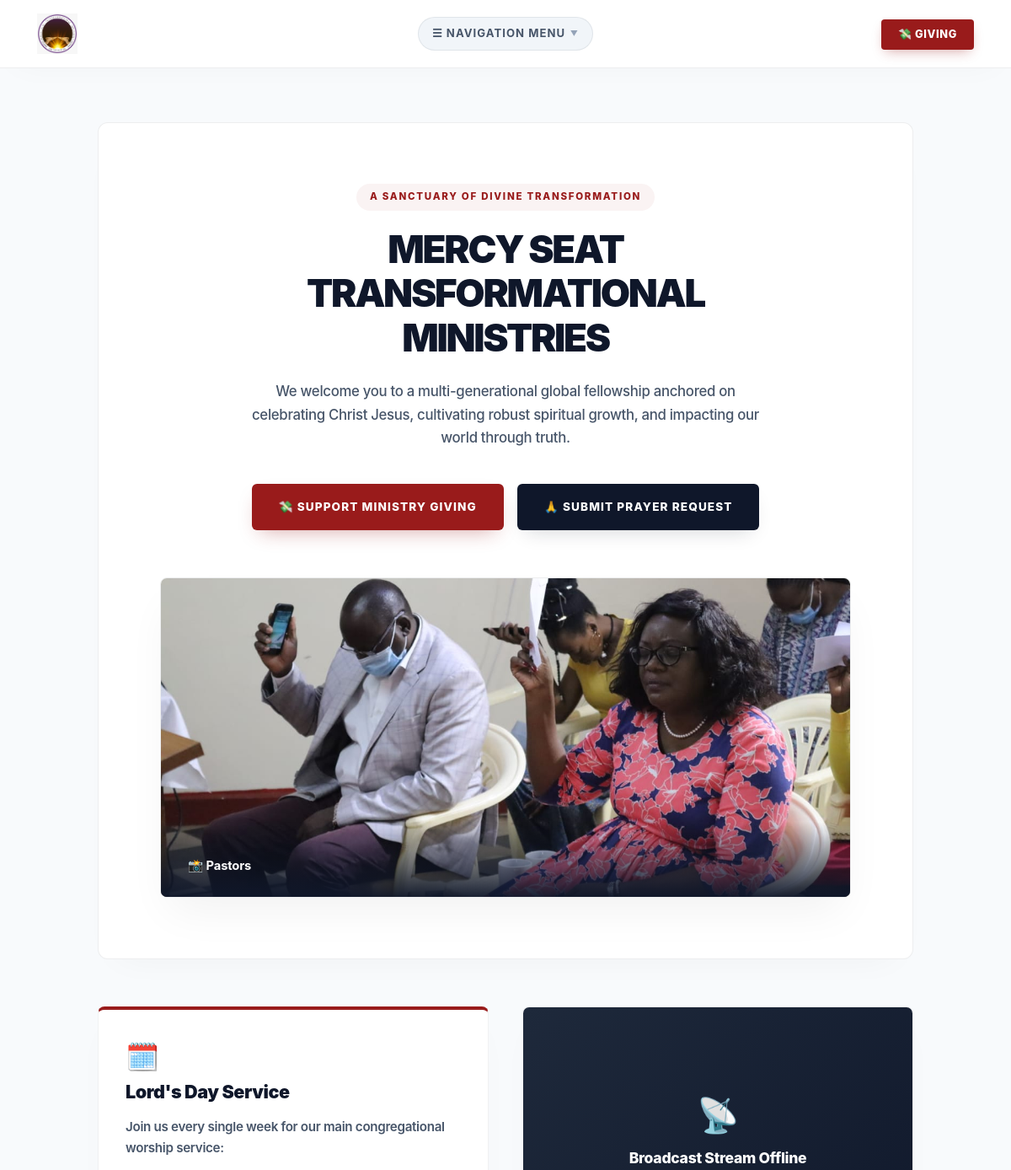
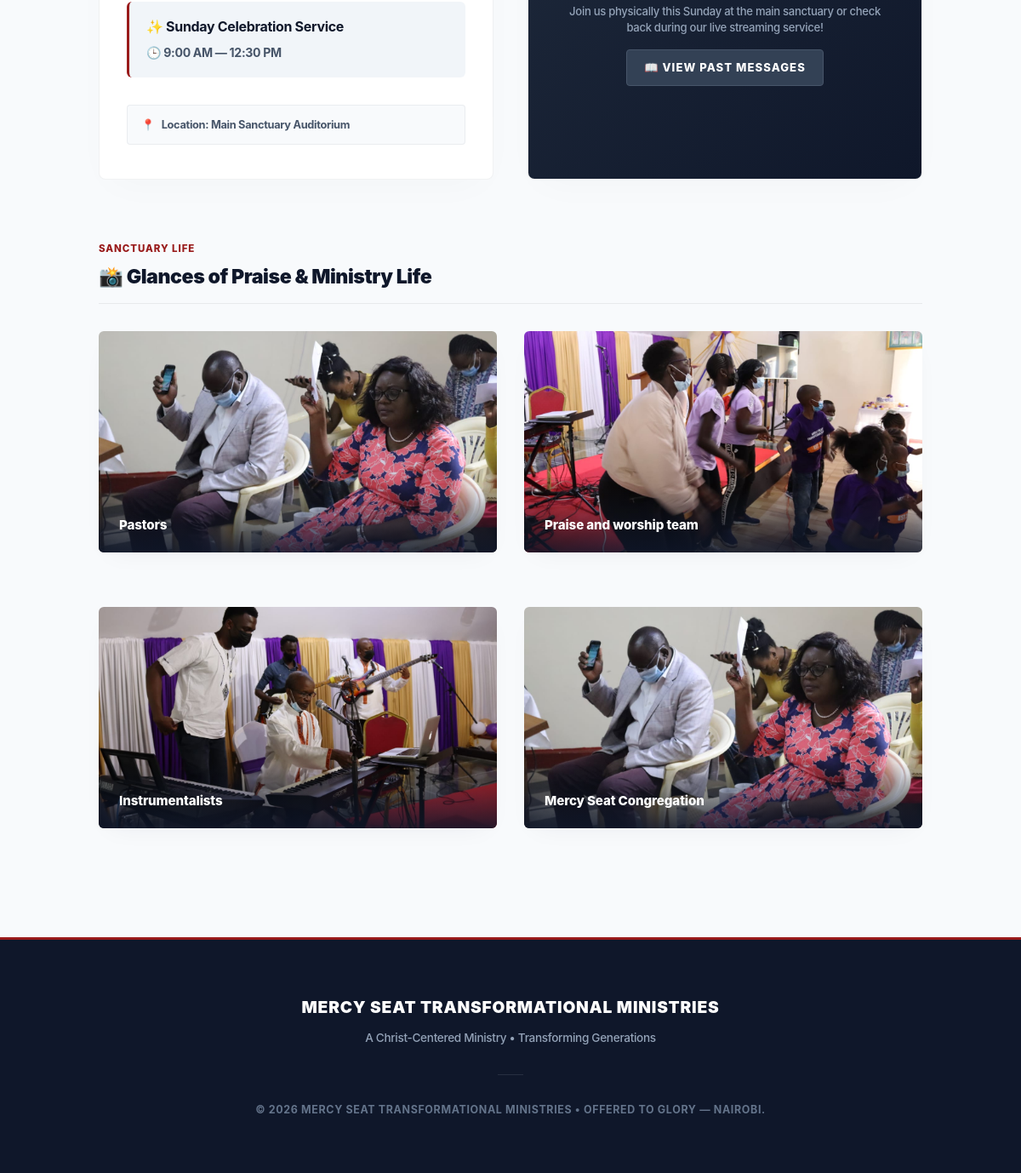
The page / on the database its author committed (2 pictures, top to bottom).
### core/models.py (models this page shows, shortened)
class ChurchGalleryAsset(models.Model):
    title = models.CharField(max_length=200,
                             help_text="Enter a caption for the slide activity (e.g., Sunday Main Worship)")
    image = models.ImageField(upload_to='church_gallery/',
                              help_text="Upload landscape-oriented sanctuary lifestyle pictures")
    uploaded_at = models.DateTimeField(auto_now_add=True)
    class Meta:
        ordering = ['-uploaded_at']

### core/views.py (the view, shortened to what this page needs)
# urls.py: path('', views.church_home, name='church_home'),
def church_home(request):
    church_gallery = ChurchGalleryAsset.objects.all().order_by('-uploaded_at')
    if not church_gallery.exists():
        church_gallery = ChurchImage.objects.all().order_by('-date_uploaded')
    featured_sermon = Sermon.objects.all().order_by('-date_preached').first()
    youtube_video_id = None
    context = {
        'church_gallery': church_gallery,
        'featured_sermon': featured_sermon,
        'youtube_video_id': youtube_video_id,
    }
    return render(request, 'church_home.html', context)

### templates/church_home.html (shortened to what this page needs)
{% extends 'church_base.html' %}
{% block content %}
<div class="container" style="max-width: 1000px; margin: 0 auto; padding: 0 1rem;">
    <div class="sanctuary-card" style="padding: 4.5rem 2rem; background: #ffffff; border: 1px solid rgba(30, 41, 59, 0.08); border-radius: 12px; margin-bottom: 3.5rem; text-align: center; box-shadow: 0 20px 40px -25px rgba(15, 23, 42, 0.05); position: relative; overflow: hidden;">
        <span style="font-size: 0.72rem; font-weight: 800; color: #991b1b; text-transform: uppercase; letter-spacing: 0.15em; display: inline-block; margin-bottom: 1.25rem; background-color: rgba(153, 27, 27, 0.05); padding: 0.4rem 1rem; border-radius: 30px;">
            A Sanctuary of Divine Transformation
        </span>
        <h1 style="font-size: 2.85rem; font-weight: 950; letter-spacing: -0.05em; line-height: 1.15; margin: 0 auto 1.5rem auto; color: #0f172a; max-width: 720px; text-transform: uppercase;">
            MERCY SEAT TRANSFORMATIONAL MINISTRIES
        </h1>
        <p style="font-size: 1.05rem; color: #475569; font-weight: 500; line-height: 1.65; max-width: 620px; margin: 0 auto 2.5rem auto;">
            We welcome you to a multi-generational global fellowship anchored on celebrating Christ Jesus, cultivating robust spiritual growth, and impacting our world through truth.
        </p>
        <div style="display: flex; gap: 1rem; justify-content: center; align-items: center; flex-wrap: wrap; margin-bottom: 3.5rem;">
            <a href="{% url 'church_giving_portal' %}" class="btn-kingdom" style="background-color: #991b1b; color: #ffffff; width: auto; padding: 1rem 2rem; border-radius: 6px; font-size: 0.85rem; box-shadow: 0 10px 25px -10px rgba(153, 27, 27, 0.4);">
                💸 Support Ministry Giving
            </a>
            <a href="{% url 'prayer_desk' %}" class="btn-kingdom" style="background-color: #0f172a; color: #ffffff; width: auto; padding: 1rem 2rem; border-radius: 6px; font-size: 0.85rem; box-shadow: 0 10px 25px -10px rgba(15, 23, 42, 0.2);">
                🙏 Submit Prayer Request
            </a>
        </div>
        <div style="width: 100%; max-width: 820px; height: 380px; overflow: hidden; border-radius: 8px; border: 1px solid rgba(30, 41, 59, 0.08); box-shadow: 0 25px 50px -12px rgba(0, 0, 0, 0.06); position: relative; margin: 0 auto;">
            <div style="display: flex; width: 400%; height: 100%; animation: churchHeroSlider 20s ease-in-out infinite;">
                {% for asset in church_gallery|slice:":4" %}
                    <div style="width: 25%; height: 100%; position: relative; flex-shrink: 0;">
                        <img src="{{ asset.image.url }}" alt="{{ asset.title }}" style="width: 100%; height: 100%; object-fit: cover; display: block;">
                        <div style="position: absolute; bottom: 0; left: 0; right: 0; background: linear-gradient(transparent, rgba(15, 23, 42, 0.95)); padding: 2.5rem 2rem 1.5rem; font-size: 0.92rem; font-weight: 700; color: #ffffff; letter-spacing: -0.01em; text-align: left;">
                            📸 {{ asset.title }}
                        </div>
                    </div>
                {% endfor %}
            </div>
        </div>
    </div>
    <div style="display: grid; grid-template-columns: repeat(auto-fit, minmax(320px, 1fr)); gap: 2.5rem; margin-bottom: 2rem;">
        <div class="sanctuary-card" style="text-align: left; display: flex; flex-direction: column; justify-content: space-between; gap: 2rem; border-top: 4px solid #991b1b; padding: 2.5rem 2rem; margin-bottom: 0; background-color: #ffffff;">
            <div>
                <span style="font-size: 2rem; display: block; margin-bottom: 0.5rem; line-height: 1;">🗓️</span>
                <h3 style="font-size: 1.35rem; font-weight: 900; color: #0f172a; letter-spacing: -0.02em; margin-bottom: 0.75rem;">Lord's Day Service</h3>
                <p style="font-size: 0.95rem; color: #475569; font-weight: 600; line-height: 1.6; margin-bottom: 0.5rem;">Join us every single week for our main congregational worship service:</p>
                <div style="background-color: #f1f5f9; padding: 1rem 1.25rem; border-radius: 6px; border-left: 3px solid #991b1b; margin-top: 1rem;">
                    <strong style="color: #0f172a; font-size: 1rem; display: block; margin-bottom: 0.25rem;">✨ Sunday Celebration Service</strong>
                    <span style="color: #475569; font-size: 0.88rem; font-weight: 700;">🕒 9:00 AM — 12:30 PM</span>
                </div>
            </div>
            <div style="font-size: 0.8rem; color: #475569; font-weight: 700; background-color: #f8fafc; padding: 0.75rem 1rem; border-radius: 4px; border: 1px solid rgba(30, 41, 59, 0.06); display: flex; align-items: center; gap: 0.5rem;">
                📍 <span>Location: Main Sanctuary Auditorium</span>
            </div>
        </div>
        <div class="sanctuary-card" style="text-align: left; display: flex; flex-direction: column; justify-content: space-between; gap: 0; padding: 0; overflow: hidden; border: 1px solid rgba(30, 41, 59, 0.08); margin-bottom: 0; background-color: #ffffff;">
            {% if youtube_video_id %}
                <div style="position: relative; width: 100%; padding-bottom: 56.25%; height: 0; background-color: #0f172a;">
                    <iframe src="https://youtube.com{{ youtube_video_id }}"
                            style="position: absolute; top: 0; left: 0; width: 100%; height: 100%; border: none;"
                            allow="accelerometer; autoplay; clipboard-write; encrypted-media; gyroscope; picture-in-picture"
                            allowfullscreen>
                    </iframe>
                </div>
                <div style="padding: 1.5rem; border-top: 3px solid #991b1b; background-color: #ffffff; flex-grow: 1; display: flex; flex-direction: column; justify-content: space-between;">
                    <div>
                        <span style="font-size: 0.68rem; font-weight: 900; color: #15803d; background-color: #dcfce7; padding: 0.25rem 0.5rem; border-radius: 4px; text-transform: uppercase; letter-spacing: 0.05em; display: inline-block; margin-bottom: 0.5rem;">
                            📡 Altar Broadcast Live
                        </span>
                        <h4 style="margin: 0 0 0.25rem 0; font-size: 1.05rem; font-weight: 800; color: #0f172a;">{{ featured_sermon.title }}</h4>
                        <p style="margin: 0; font-size: 0.82rem; color: #64748b; font-weight: 600;">Preached By: {{ featured_sermon.preacher }}</p>
                    </div>
                    <a href="{% url 'sermons_center' %}" class="btn-kingdom" style="padding: 0.6rem 1.25rem; font-size: 0.82rem; border-radius: 4px; background-color: #0f172a; color: #ffffff; display: inline-block; text-align: center; text-decoration: none; margin-top: 1rem;">
                         Explore Archive Library
                    </a>
                </div>
            {% else %}
                <div style="background: linear-gradient(135deg, #1e293b 0%, #0f172a 100%); padding: 3.5rem 2rem; text-align: center; color: #ffffff; display: flex; flex-direction: column; align-items: center; justify-content: center; gap: 1rem; flex-grow: 1; height: 100%;">
                    <span style="font-size: 2.5rem; line-height: 1;">📡</span>
                    <div>
                        <strong style="font-size: 1.1rem; font-weight: 800; color: #ffffff; display: block;">Broadcast Stream Offline</strong>
                        <p style="font-size: 0.82rem; color: #94a3b8; font-weight: 500; margin-top: 0.25rem; line-height: 1.45;">
                            Join us physically this Sunday at the main sanctuary or check back during our live streaming service!
                        </p>
                    </div>
                    <a href="{% url 'sermons_center' %}" class="btn-kingdom" style="background-color: #334155; font-size: 0.82rem; padding: 0.6rem 1.25rem; border-radius: 4px; border: 1px solid #475569; width: auto; color: #ffffff; text-decoration: none;">
                        📖 View Past Messages
                    </a>
                </div>
            {% endif %}
        </div>
    </div>
    <div style="margin-top: 4.5rem; margin-bottom: 2rem; text-align: left;">
        <span style="font-size: 0.72rem; font-weight: 800; color: #991b1b; text-transform: uppercase; letter-spacing: 0.08em; display: block; margin-bottom: 0.25rem;">Sanctuary Life</span>
        <h2 style="font-size: 1.45rem; font-weight: 900; color: #0f172a; letter-spacing: -0.02em; border-bottom: 1px solid rgba(30, 41, 59, 0.08); padding-bottom: 0.75rem; margin-bottom: 2rem;">
            📸 Glances of Praise &amp; Ministry Life
        </h2>
        <div style="display: grid; grid-template-columns: repeat(auto-fit, minmax(340px, 1fr)); gap: 2rem;" class="church-visual-grid">
            {% for asset in church_gallery %}
                <div class="sanctuary-card" style="padding: 0; overflow: hidden; position: relative; height: 260px; border-radius: 6px; box-shadow: 0 10px 30px -15px rgba(30,41,59,0.08); border: none;">
                    <img src="{{ asset.image.url }}" alt="{{ asset.title }}" style="width: 100%; height: 100%; object-fit: cover; display: block; transition: transform 0.4s cubic-bezier(0.25, 1, 0.5, 1);" class="gallery-photo-zoom">
                    <div style="position: absolute; bottom: 0; left: 0; width: 100%; padding: 2rem 1.5rem 1.25rem 1.5rem; background: linear-gradient(to top, rgba(15,23,42,0.85) 0%, rgba(15,23,42,0) 100%); text-align: left;">
                        <strong style="color: #ffffff; font-size: 0.95rem; font-weight: 800; letter-spacing: -0.01em; display: block;">{{ asset.title }}</strong>
                    </div>
                </div>
            {% endfor %}
        </div>
    </div>
</div>
{% endblock %}

### templates/church_base.html (style rules this page uses)
* { box-sizing: border-box; margin: 0; padding: 0; }
body { font-family: -apple-system, BlinkMacSystemFont, "SF Pro Display", "Inter", sans-serif; background-color: #f8fafc; color: #1e293b; display: flex; flex-direction: column; min-height: 100vh; line-height: 1.65; letter-spacing: -0.02em; -webkit-font-smoothing: antialiased; }
.container { width: 100%; max-width: 1160px; margin: 0 auto; padding: 0 1.5rem; }
.sanctuary-card { background: #ffffff; border-radius: 8px; border: 1px solid rgba(30, 41, 59, 0.06); box-shadow: 0 15px 45px -15px rgba(30, 41, 59, 0.03); padding: 3.5rem 3rem; margin-bottom: 2rem; transition: all 0.3s cubic-bezier(0.215, 0.610, 0.355, 1); }
.btn-kingdom { display: inline-block; width: 100%; padding: 1.1rem 2.25rem; background-color: #0f172a; color: #ffffff; font-weight: 800; font-size: 0.85rem; text-transform: uppercase; letter-spacing: 0.08em; text-align: center; border-radius: 4px; border: none; text-decoration: none; cursor: pointer; transition: all 0.25s ease; }

### rows shown on the page
ChurchGalleryAsset: image (picture), title "Pastors"
ChurchGalleryAsset: image (picture), title "Praise and worship team"
ChurchGalleryAsset: image (picture), title "Instrumentalists"
ChurchGalleryAsset: image (picture), title "Mercy Seat Congregation"
